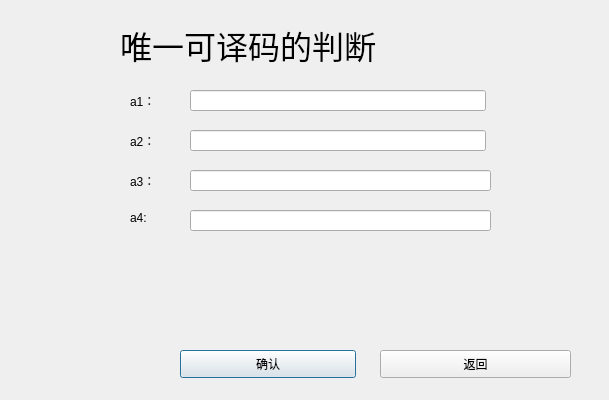
<?xml version="1.0" encoding="UTF-8"?>
<ui version="4.0">
 <class>page1_2</class>
 <widget class="QDialog" name="page1_2">
  <property name="geometry">
   <rect>
    <x>0</x>
    <y>0</y>
    <width>609</width>
    <height>400</height>
   </rect>
  </property>
  <property name="windowTitle">
   <string>Dialog</string>
  </property>
  <widget class="QLabel" name="label_2">
   <property name="geometry">
    <rect>
     <x>120</x>
     <y>20</y>
     <width>320</width>
     <height>49</height>
    </rect>
   </property>
   <property name="font">
    <font>
     <pointsize>24</pointsize>
    </font>
   </property>
   <property name="text">
    <string>唯一可译码的判断</string>
   </property>
  </widget>
  <widget class="QPushButton" name="pushButton">
   <property name="geometry">
    <rect>
     <x>180</x>
     <y>350</y>
     <width>176</width>
     <height>28</height>
    </rect>
   </property>
   <property name="text">
    <string>确认</string>
   </property>
  </widget>
  <widget class="QPushButton" name="pushButton_2">
   <property name="geometry">
    <rect>
     <x>380</x>
     <y>350</y>
     <width>191</width>
     <height>28</height>
    </rect>
   </property>
   <property name="text">
    <string>返回</string>
   </property>
  </widget>
  <widget class="QLabel" name="label">
   <property name="geometry">
    <rect>
     <x>130</x>
     <y>90</y>
     <width>31</width>
     <height>21</height>
    </rect>
   </property>
   <property name="text">
    <string>a1：</string>
   </property>
  </widget>
  <widget class="QLineEdit" name="lineEdit">
   <property name="geometry">
    <rect>
     <x>190</x>
     <y>90</y>
     <width>296</width>
     <height>21</height>
    </rect>
   </property>
   <property name="text">
    <string/>
   </property>
  </widget>
  <widget class="QLabel" name="label_4">
   <property name="geometry">
    <rect>
     <x>130</x>
     <y>130</y>
     <width>21</width>
     <height>21</height>
    </rect>
   </property>
   <property name="text">
    <string>a2：</string>
   </property>
  </widget>
  <widget class="QLineEdit" name="lineEdit_2">
   <property name="geometry">
    <rect>
     <x>190</x>
     <y>130</y>
     <width>296</width>
     <height>21</height>
    </rect>
   </property>
  </widget>
  <widget class="QLabel" name="label_3">
   <property name="geometry">
    <rect>
     <x>130</x>
     <y>170</y>
     <width>31</width>
     <height>21</height>
    </rect>
   </property>
   <property name="text">
    <string>a3：</string>
   </property>
  </widget>
  <widget class="QLineEdit" name="lineEdit_3">
   <property name="geometry">
    <rect>
     <x>190</x>
     <y>170</y>
     <width>301</width>
     <height>21</height>
    </rect>
   </property>
  </widget>
  <widget class="QLabel" name="label_5">
   <property name="geometry">
    <rect>
     <x>130</x>
     <y>210</y>
     <width>31</width>
     <height>16</height>
    </rect>
   </property>
   <property name="text">
    <string>a4:</string>
   </property>
  </widget>
  <widget class="QLineEdit" name="lineEdit_4">
   <property name="geometry">
    <rect>
     <x>190</x>
     <y>210</y>
     <width>301</width>
     <height>21</height>
    </rect>
   </property>
  </widget>
  <widget class="QLabel" name="label_6">
   <property name="geometry">
    <rect>
     <x>210</x>
     <y>270</y>
     <width>151</width>
     <height>31</height>
    </rect>
   </property>
   <property name="text">
    <string/>
   </property>
  </widget>
 </widget>
 <resources/>
 <connections/>
</ui>
